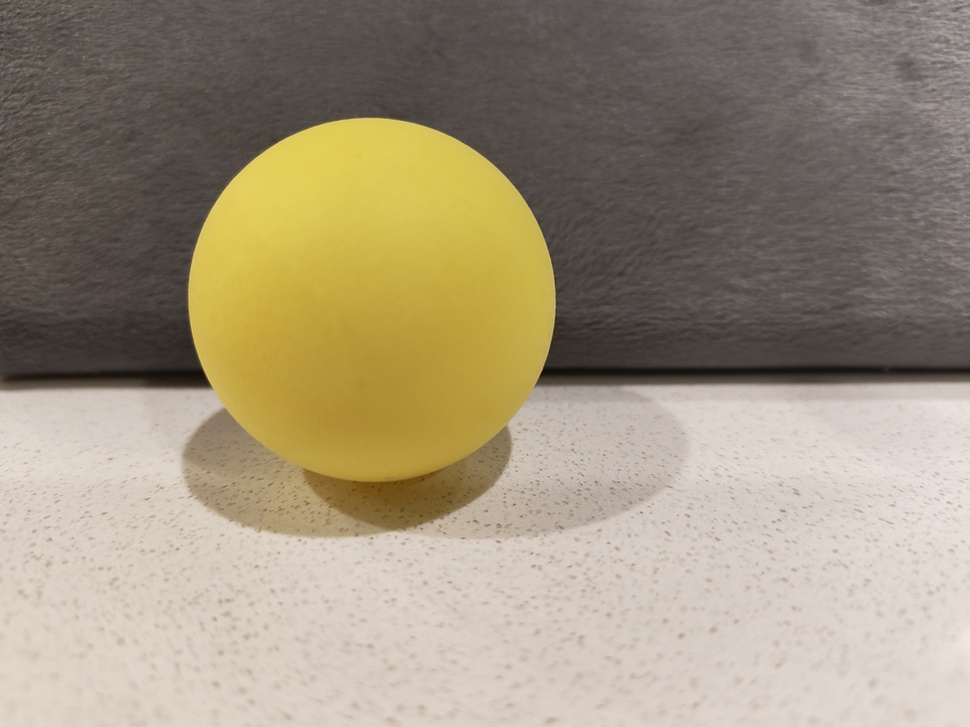
#> input picture frame1.jpg, 970 x 727 px, shrunk from 4096 x 3072 before the run
$ python test.py
#> lines starting #> are read from the running program, lines starting #| are printed output that depends on the picture; after the words box and inside, x2 and y2 are one past the last pixel; in counts of white or black regions, pixels touching at a corner belong together
import cv2
import numpy as np


img1 = cv2.imread("frame1.jpg")
#> img1 is the input picture: shape (727, 970, 3); mean B, G, R 125.1, 147.1, 159.3
img2 = cv2.imread("frame2.jpg")
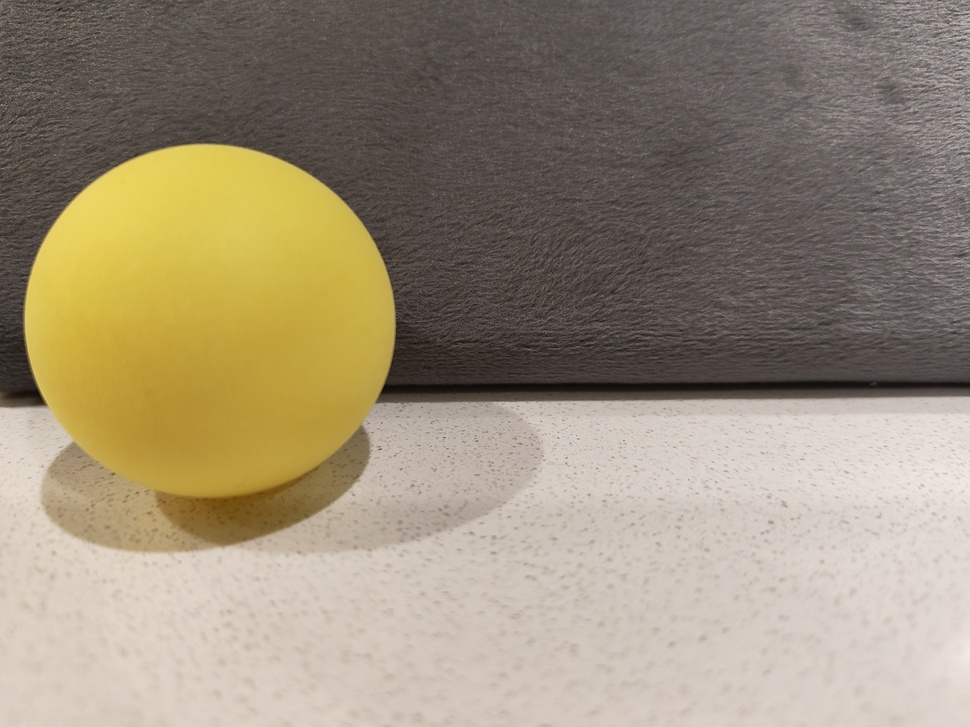
#> input picture frame2.jpg, 970 x 727 px, shrunk from 4096 x 3072 before the run
#> img2 is the input picture: shape (727, 970, 3); mean B, G, R 121.2, 143.3, 155.6

cvtimg1 = cv2.cvtColor(img1, cv2.COLOR_BGR2GRAY)
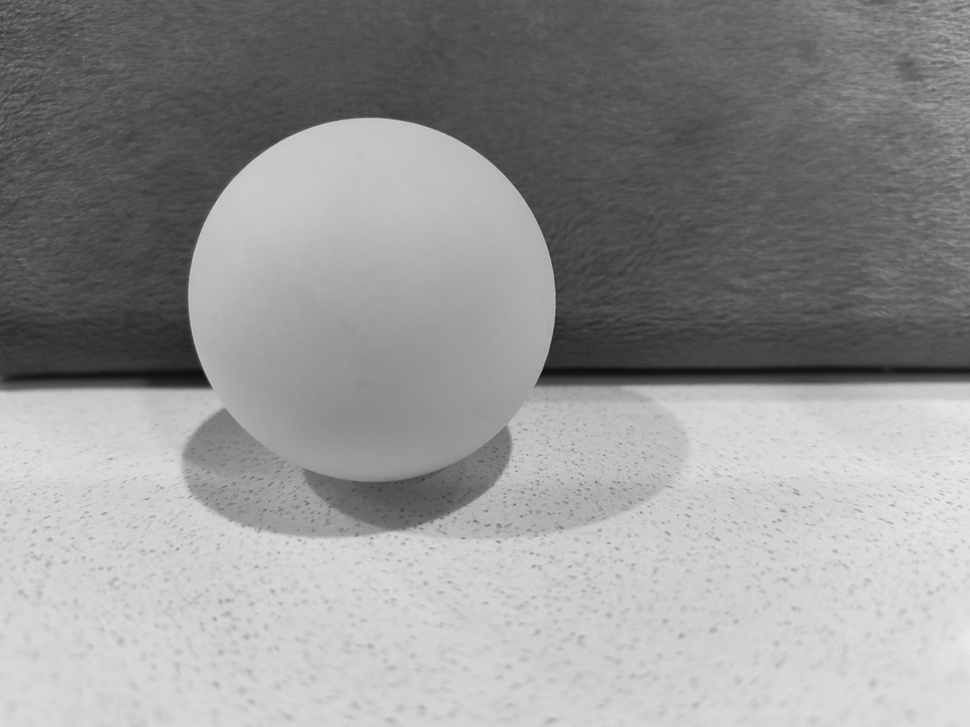
#> cvtimg1: shape (727, 970); min 11, max 234, mean 148.2
cvtimg2 = cv2.cvtColor(img2, cv2.COLOR_BGR2GRAY)
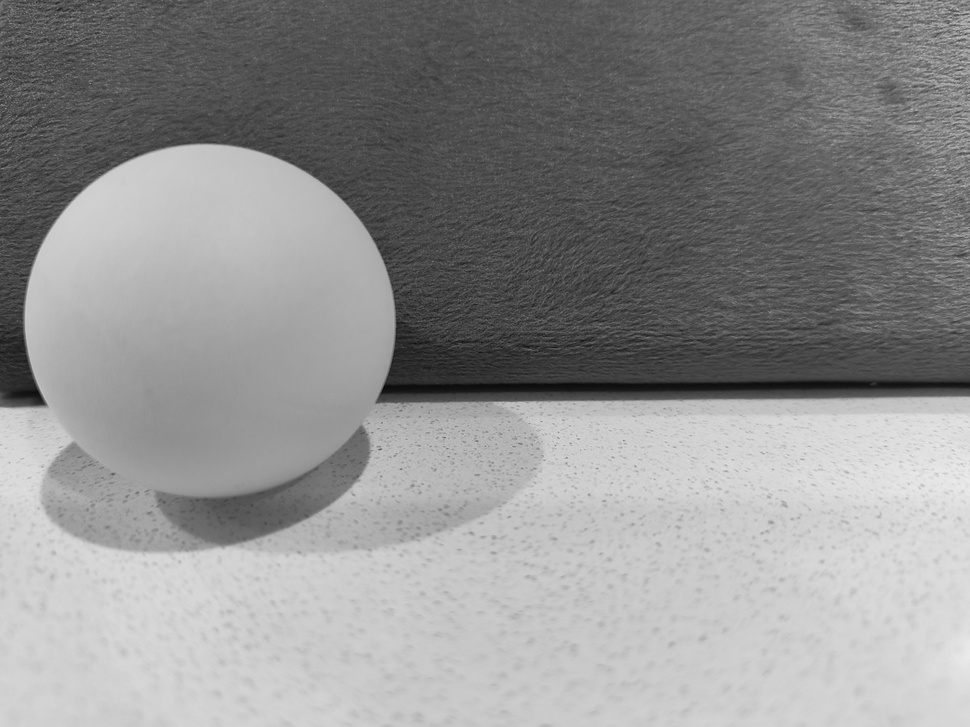
#> cvtimg2: shape (727, 970); min 7, max 235, mean 144.4

subtracted = cv2.subtract(cvtimg1, cvtimg2)

blur = cv2.GaussianBlur(subtracted, (25, 25), 10)
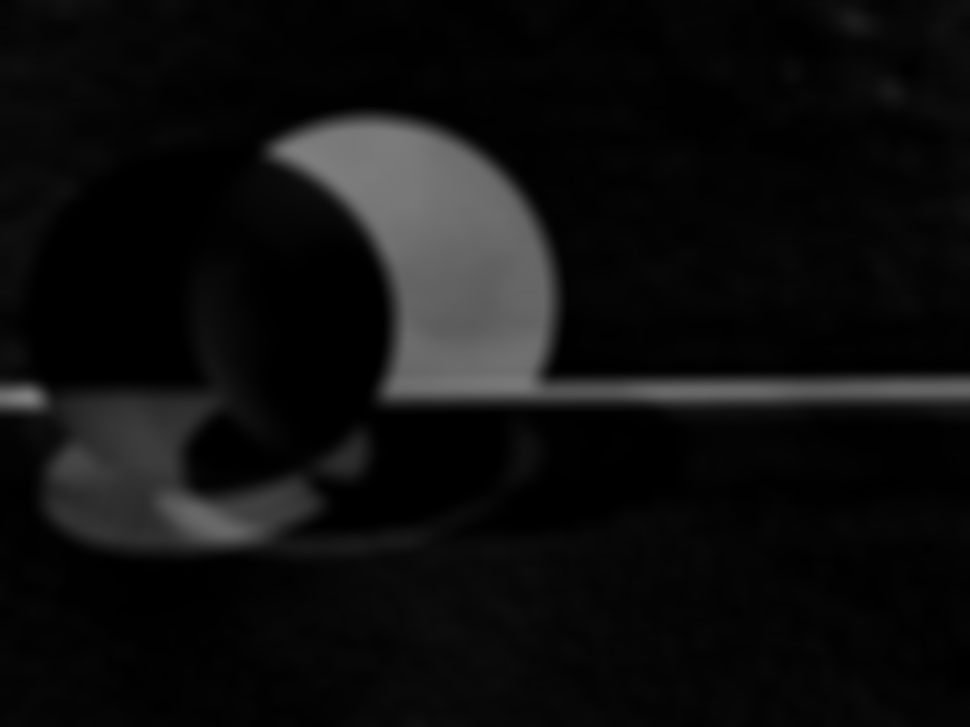
#> blur: shape (727, 970); min 0, max 126, mean 14.5

_, thresh1 = cv2.threshold(
    cvtimg1, 120, 255, cv2.THRESH_BINARY
)
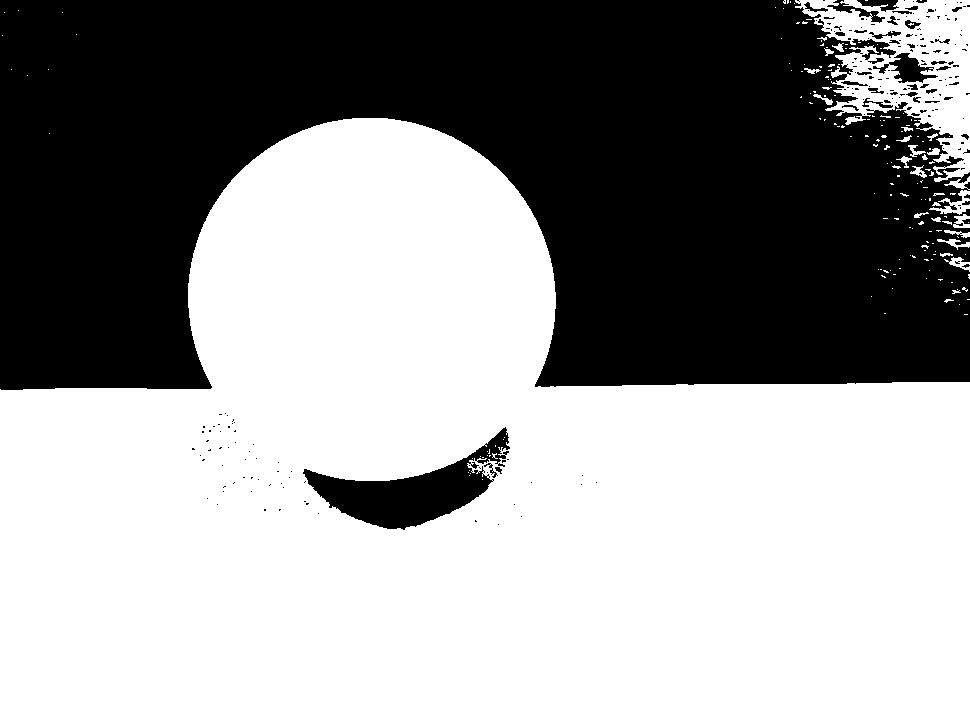
#> thresh1: shape (727, 970); 59.9% white; 218 black regions (179 under 20 px), largest, box (x1, y1, x2, y2) and area: (0, 0, 970, 390) 271425, (303, 427, 510, 530) 7846, (873, 53, 938, 83) 795

_, thresh2 = cv2.threshold(
    cvtimg2, 120, 255, cv2.THRESH_BINARY
)
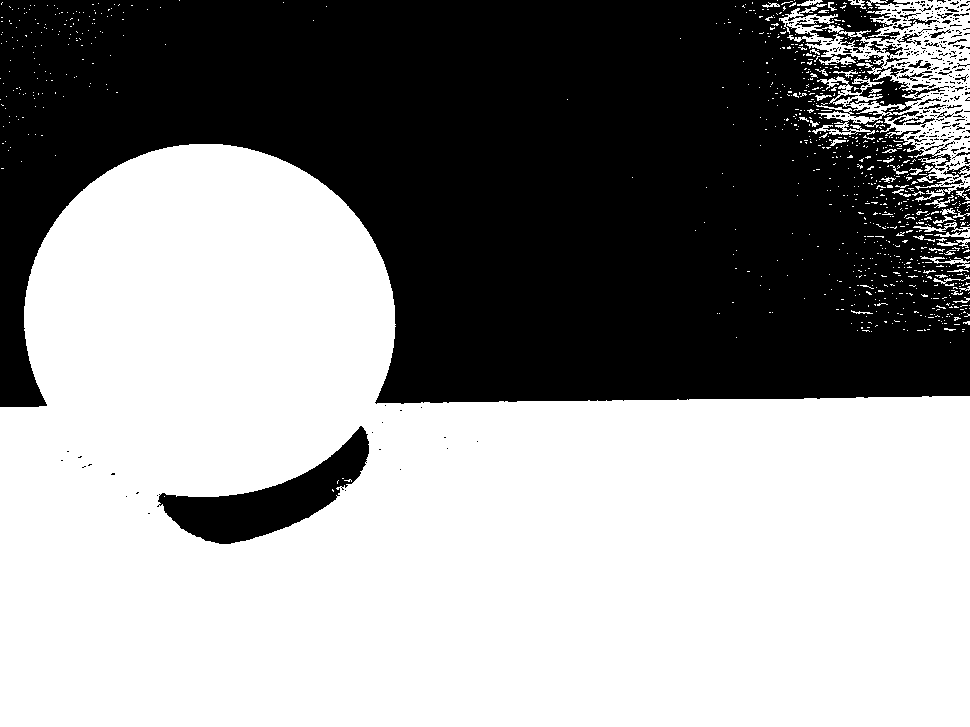
#> thresh2: shape (727, 970); 57.6% white; 369 black regions (334 under 20 px), largest, box (x1, y1, x2, y2) and area: (0, 0, 970, 407) 286665, (157, 426, 369, 544) 8801, (882, 44, 908, 66) 155

thresh1 = cv2.bitwise_not(thresh1)
thresh2 = cv2.bitwise_not(thresh2)

cv2.imshow("Threshold Edge Frame 1", thresh1)
cv2.imshow("Threshold Edge Frame 2", thresh2)

# [6 lines of commented-out code are left out]

cv2.waitKey(0)
cv2.destroyAllWindows()
